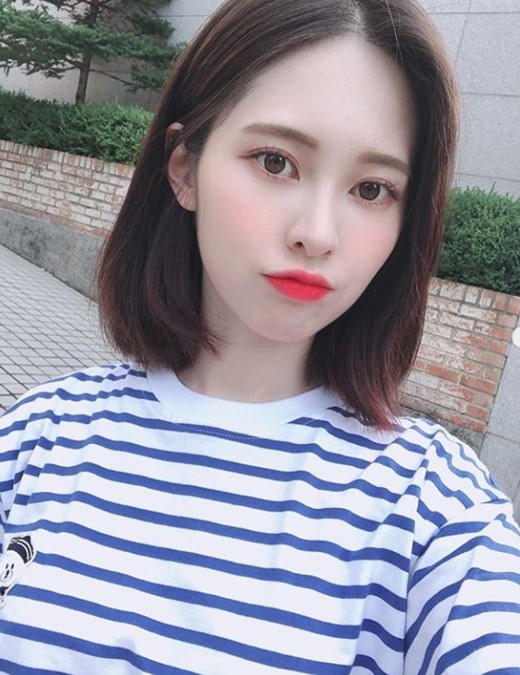
#> input picture test.jpeg, 520 x 675 px, found by its file name
$ jupyter execute 'opencv-haar-cascade얼굴 인식용.ipynb'
#> lines starting #> are read from the running program, lines starting #| are printed output that depends on the picture; after the words box and inside, x2 and y2 are one past the last pixel; in counts of white or black regions, pixels touching at a corner belong together
[cell 1]
import numpy as np
import cv2
from matplotlib import pyplot as plt

face_cascade = cv2.CascadeClassifier('C:/Users/user/anaconda3/Lib/site-packages/cv2/data/haarcascade_frontalface_default.xml')
mouth_cascade = cv2.CascadeClassifier(cv2.data.haarcascades + 'haarcascade_smile.xml')
#얼굴 전면 한정하여 검출하는 분류기 객체 생성

img = cv2.imread('C:/Users/user/Desktop/test.jpeg')
#> img is the input picture: shape (675, 520, 3); mean B, G, R 161.9, 148.4, 149.5
#이미지 로드
gray = cv2.cvtColor(img, cv2.COLOR_BGR2GRAY)
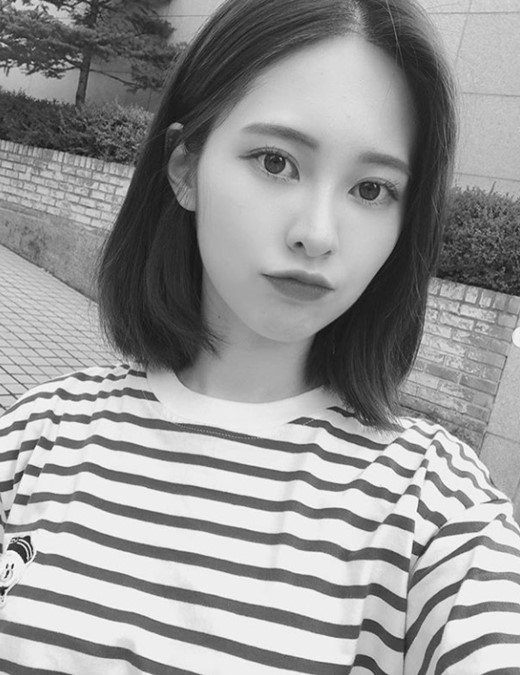
#> gray: shape (675, 520); min 16, max 254, mean 150.3
#그레이스케일로 전처리

faces = face_cascade.detectMultiScale(gray, 1.3, 5)
#> faces = [[174, 64, 285, 285]]
#로드한 이미지에서 얼굴이라고 판단하는 부분의 좌표 값 생성

for (x, y, w, h) in faces:
    cv2.rectangle(img, (x, y), (x + w, y + h), (255, 0, 255), 2)
    roi_gray = gray[y+(int(h/2)):y+h, x:x+w]
    roi_color = img[y+(int(h/2)):y+h, x:x+w]
    mouth = mouth_cascade.detectMultiScale(roi_gray)
    for (mx, my, mw, mh) in mouth:
            cv2.rectangle(roi_color, (mx, my), (mx + mw, my + mh), (0, 255, 0), 2)
#> this loop made 1 pass
#> (x, y, w, h, mouth) on pass 1: (174, 64, 285, 285, [[41, 114, 39, 20], [101, 16, 94, 47], [68, 57, 110, 55]])
#> pass 1, `roi_gray = gray[y+(int(h/2)):y+h, x:x+w]`:
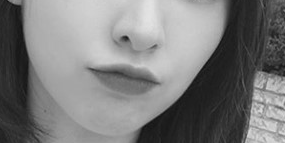
#> roi_gray: shape (143, 285); min 16, max 227, mean 123.2
#> pass 1, `roi_color = img[y+(int(h/2)):y+h, x:x+w]`:
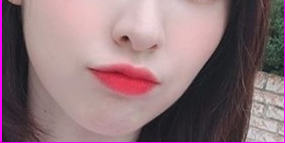
#> roi_color: shape (143, 285, 3); mean B, G, R 120.7, 114.9, 142
#> after the loop:
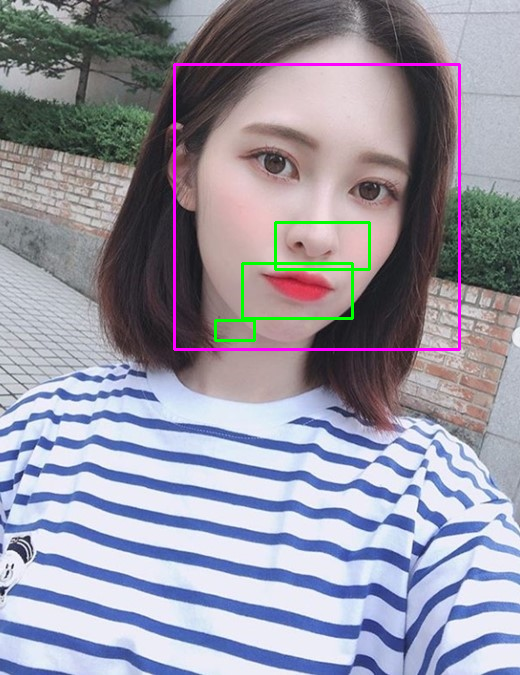
#> img: shape (675, 520, 3); 1.58% of pixels changed, all inside (x1, y1, x2, y2) = (173, 63, 461, 351)
#> after the loop:
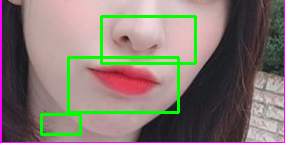
#> roi_color: shape (143, 285, 3); 5.27% of pixels changed, all inside (x1, y1, x2, y2) = (40, 15, 197, 136)
#cv2.rectangle(이미지, 시작점, 끝점, 컬러 ,두께)
#입력한 이미지의 컬러/흑백 상관 없이 내부적으로 알아서 grayscale로 입력

cv2.imwrite('C:/Users/user/Desktop/img.jpeg', img)
cv2.imshow('img', img)
cv2.waitKey(0)
cv2.destroyAllWindows()
